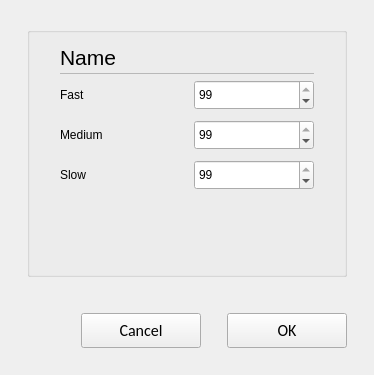
<?xml version="1.0" encoding="UTF-8"?>
<ui version="4.0">
 <class>C_SyvDaDashboardSettings</class>
 <widget class="QWidget" name="C_SyvDaDashboardSettings">
  <property name="geometry">
   <rect>
    <x>0</x>
    <y>0</y>
    <width>374</width>
    <height>375</height>
   </rect>
  </property>
  <property name="windowTitle">
   <string>Form</string>
  </property>
  <layout class="QVBoxLayout" name="verticalLayout_3">
   <property name="leftMargin">
    <number>27</number>
   </property>
   <property name="topMargin">
    <number>27</number>
   </property>
   <property name="rightMargin">
    <number>27</number>
   </property>
   <property name="bottomMargin">
    <number>0</number>
   </property>
   <item>
    <widget class="QGroupBox" name="pc_GroupBoxGeneral">
     <property name="styleRole" stdset="0">
      <string>default</string>
     </property>
     <property name="title">
      <string/>
     </property>
     <layout class="QHBoxLayout" name="horizontalLayout_2">
      <property name="leftMargin">
       <number>30</number>
      </property>
      <property name="rightMargin">
       <number>30</number>
      </property>
      <property name="bottomMargin">
       <number>13</number>
      </property>
      <item>
       <layout class="QVBoxLayout" name="verticalLayout_2" stretch="0,0,0,0,0,1">
        <property name="spacing">
         <number>0</number>
        </property>
        <property name="sizeConstraint">
         <enum>QLayout::SetMinimumSize</enum>
        </property>
        <item>
         <layout class="QHBoxLayout" name="horizontalLayout_3" stretch="0,1">
          <property name="spacing">
           <number>6</number>
          </property>
          <item>
           <widget class="stw::opensyde_gui_elements::C_OgeLabContextMenuBase" name="pc_LabelHeading">
            <property name="styleRole" stdset="0">
             <string>heading-group-bold</string>
            </property>
            <property name="minimumSize">
             <size>
              <width>0</width>
              <height>30</height>
             </size>
            </property>
            <property name="maximumSize">
             <size>
              <width>16777215</width>
              <height>30</height>
             </size>
            </property>
            <property name="font">
             <font>
              <family>Segoe UI</family>
              <pointsize>16</pointsize>
             </font>
            </property>
            <property name="text">
             <string>Name</string>
            </property>
           </widget>
          </item>
          <item>
           <spacer name="horizontalSpacer_6">
            <property name="orientation">
             <enum>Qt::Horizontal</enum>
            </property>
            <property name="sizeHint" stdset="0">
             <size>
              <width>40</width>
              <height>1</height>
             </size>
            </property>
           </spacer>
          </item>
         </layout>
        </item>
        <item>
         <layout class="QHBoxLayout" name="horizontalLayout_16" stretch="1">
          <property name="spacing">
           <number>0</number>
          </property>
          <property name="topMargin">
           <number>1</number>
          </property>
          <property name="bottomMargin">
           <number>0</number>
          </property>
          <item>
           <widget class="stw::opensyde_gui_elements::C_OgeFraSeparator" name="frame">
            <property name="minimumSize">
             <size>
              <width>0</width>
              <height>1</height>
             </size>
            </property>
            <property name="maximumSize">
             <size>
              <width>16777215</width>
              <height>1</height>
             </size>
            </property>
            <property name="frameShape">
             <enum>QFrame::StyledPanel</enum>
            </property>
            <property name="frameShadow">
             <enum>QFrame::Raised</enum>
            </property>
           </widget>
          </item>
         </layout>
        </item>
        <item>
         <layout class="QHBoxLayout" name="pc_HorizontalLayout_Size" stretch="0,0,0">
          <property name="topMargin">
           <number>1</number>
          </property>
          <item>
           <widget class="stw::opensyde_gui_elements::C_OgeLabToolTipBase" name="pc_LabelFast">
            <property name="styleRole" stdset="0">
             <string>group-item</string>
            </property>
            <property name="minimumSize">
             <size>
              <width>0</width>
              <height>40</height>
             </size>
            </property>
            <property name="maximumSize">
             <size>
              <width>16777215</width>
              <height>40</height>
             </size>
            </property>
            <property name="text">
             <string>Fast</string>
            </property>
           </widget>
          </item>
          <item>
           <spacer name="horizontalSpacer_12">
            <property name="orientation">
             <enum>Qt::Horizontal</enum>
            </property>
            <property name="sizeHint" stdset="0">
             <size>
              <width>40</width>
              <height>1</height>
             </size>
            </property>
           </spacer>
          </item>
          <item>
           <widget class="stw::opensyde_gui_elements::C_OgeSpxToolTipBase" name="pc_SpinBoxFast">
           <property name="styleRole" stdset="0">
            <string>spx-number</string>
           </property>
            <property name="minimumSize">
             <size>
              <width>120</width>
              <height>30</height>
             </size>
            </property>
            <property name="maximumSize">
             <size>
              <width>120</width>
              <height>30</height>
             </size>
            </property>
            <property name="accelerated">
             <bool>true</bool>
            </property>
            <property name="correctionMode">
             <enum>QAbstractSpinBox::CorrectToPreviousValue</enum>
            </property>
            <property name="showGroupSeparator" stdset="0">
             <bool>true</bool>
            </property>
            <property name="value">
             <number>99</number>
            </property>
           </widget>
          </item>
         </layout>
        </item>
        <item>
         <layout class="QHBoxLayout" name="pc_HorizontalLayout_Size_2" stretch="0,1,0">
          <item>
           <widget class="stw::opensyde_gui_elements::C_OgeLabToolTipBase" name="pc_LabelMedium">
            <property name="styleRole" stdset="0">
             <string>group-item</string>
            </property>
            <property name="minimumSize">
             <size>
              <width>0</width>
              <height>40</height>
             </size>
            </property>
            <property name="maximumSize">
             <size>
              <width>16777215</width>
              <height>40</height>
             </size>
            </property>
            <property name="text">
             <string>Medium</string>
            </property>
           </widget>
          </item>
          <item>
           <spacer name="horizontalSpacer_13">
            <property name="orientation">
             <enum>Qt::Horizontal</enum>
            </property>
            <property name="sizeHint" stdset="0">
             <size>
              <width>40</width>
              <height>1</height>
             </size>
            </property>
           </spacer>
          </item>
          <item>
           <widget class="stw::opensyde_gui_elements::C_OgeSpxToolTipBase" name="pc_SpinBoxMedium">
           <property name="styleRole" stdset="0">
            <string>spx-number</string>
           </property>
            <property name="minimumSize">
             <size>
              <width>120</width>
              <height>30</height>
             </size>
            </property>
            <property name="maximumSize">
             <size>
              <width>120</width>
              <height>30</height>
             </size>
            </property>
            <property name="accelerated">
             <bool>true</bool>
            </property>
            <property name="correctionMode">
             <enum>QAbstractSpinBox::CorrectToPreviousValue</enum>
            </property>
            <property name="showGroupSeparator" stdset="0">
             <bool>true</bool>
            </property>
            <property name="value">
             <number>99</number>
            </property>
           </widget>
          </item>
         </layout>
        </item>
        <item>
         <layout class="QHBoxLayout" name="pc_HorizontalLayout_Size_3" stretch="0,0,0">
          <item>
           <widget class="stw::opensyde_gui_elements::C_OgeLabToolTipBase" name="pc_LabelSlow">
            <property name="styleRole" stdset="0">
             <string>group-item</string>
            </property>
            <property name="minimumSize">
             <size>
              <width>0</width>
              <height>40</height>
             </size>
            </property>
            <property name="maximumSize">
             <size>
              <width>16777215</width>
              <height>40</height>
             </size>
            </property>
            <property name="text">
             <string>Slow</string>
            </property>
           </widget>
          </item>
          <item>
           <spacer name="horizontalSpacer_14">
            <property name="orientation">
             <enum>Qt::Horizontal</enum>
            </property>
            <property name="sizeHint" stdset="0">
             <size>
              <width>40</width>
              <height>1</height>
             </size>
            </property>
           </spacer>
          </item>
          <item>
           <widget class="stw::opensyde_gui_elements::C_OgeSpxToolTipBase" name="pc_SpinBoxSlow">
           <property name="styleRole" stdset="0">
            <string>spx-number</string>
           </property>
            <property name="minimumSize">
             <size>
              <width>120</width>
              <height>30</height>
             </size>
            </property>
            <property name="maximumSize">
             <size>
              <width>120</width>
              <height>30</height>
             </size>
            </property>
            <property name="accelerated">
             <bool>true</bool>
            </property>
            <property name="correctionMode">
             <enum>QAbstractSpinBox::CorrectToPreviousValue</enum>
            </property>
            <property name="showGroupSeparator" stdset="0">
             <bool>true</bool>
            </property>
            <property name="value">
             <number>99</number>
            </property>
           </widget>
          </item>
         </layout>
        </item>
        <item>
         <spacer name="verticalSpacer_7">
          <property name="orientation">
           <enum>Qt::Vertical</enum>
          </property>
          <property name="sizeHint" stdset="0">
           <size>
            <width>20</width>
            <height>40</height>
           </size>
          </property>
         </spacer>
        </item>
       </layout>
      </item>
     </layout>
    </widget>
   </item>
   <item>
    <spacer name="verticalSpacer_3">
     <property name="orientation">
      <enum>Qt::Vertical</enum>
     </property>
     <property name="sizeType">
      <enum>QSizePolicy::Fixed</enum>
     </property>
     <property name="sizeHint" stdset="0">
      <size>
       <width>20</width>
       <height>30</height>
      </size>
     </property>
    </spacer>
   </item>
   <item>
    <layout class="QHBoxLayout" name="horizontalLayout_7">
     <item>
      <spacer name="horizontalSpacer_3">
       <property name="orientation">
        <enum>Qt::Horizontal</enum>
       </property>
       <property name="sizeHint" stdset="0">
        <size>
         <width>40</width>
         <height>20</height>
        </size>
       </property>
      </spacer>
     </item>
     <item>
      <widget class="QPushButton" name="pc_PushButtonCancel">
       <property name="styleRole" stdset="0">
        <string>cancel</string>
       </property>
       <property name="minimumSize">
        <size>
         <width>120</width>
         <height>35</height>
        </size>
       </property>
       <property name="maximumSize">
        <size>
         <width>120</width>
         <height>35</height>
        </size>
       </property>
       <property name="font">
        <font>
         <family>Calibri</family>
         <pointsize>12</pointsize>
        </font>
       </property>
       <property name="text">
        <string>Cancel</string>
       </property>
      </widget>
     </item>
     <item>
      <spacer name="horizontalSpacer_4">
       <property name="orientation">
        <enum>Qt::Horizontal</enum>
       </property>
       <property name="sizeType">
        <enum>QSizePolicy::Fixed</enum>
       </property>
       <property name="sizeHint" stdset="0">
        <size>
         <width>20</width>
         <height>20</height>
        </size>
       </property>
      </spacer>
     </item>
     <item>
      <widget class="QPushButton" name="pc_PushButtonOk">
       <property name="styleRole" stdset="0">
        <string>dialog</string>
       </property>
       <property name="minimumSize">
        <size>
         <width>120</width>
         <height>35</height>
        </size>
       </property>
       <property name="maximumSize">
        <size>
         <width>120</width>
         <height>35</height>
        </size>
       </property>
       <property name="font">
        <font>
         <family>Calibri</family>
         <pointsize>12</pointsize>
        </font>
       </property>
       <property name="text">
        <string>OK</string>
       </property>
      </widget>
     </item>
    </layout>
   </item>
   <item>
    <spacer name="verticalSpacer_4">
     <property name="orientation">
      <enum>Qt::Vertical</enum>
     </property>
     <property name="sizeType">
      <enum>QSizePolicy::Fixed</enum>
     </property>
     <property name="sizeHint" stdset="0">
      <size>
       <width>20</width>
       <height>27</height>
      </size>
     </property>
    </spacer>
   </item>
  </layout>
 </widget>
 <customwidgets>
  <customwidget>
   <class>stw::opensyde_gui_elements::C_OgeLabContextMenuBase</class>
   <extends>QLabel</extends>
   <header>C_OgeLabContextMenuBase.hpp</header>
  </customwidget>
  <customwidget>
   <class>stw::opensyde_gui_elements::C_OgeFraSeparator</class>
   <extends>QFrame</extends>
   <header>C_OgeFraSeparator.hpp</header>
   <container>1</container>
  </customwidget>
  <customwidget>
   <class>stw::opensyde_gui_elements::C_OgeLabToolTipBase</class>
   <extends>QLabel</extends>
   <header>C_OgeLabToolTipBase.hpp</header>
  </customwidget>
  <customwidget>
   <class>stw::opensyde_gui_elements::C_OgeSpxToolTipBase</class>
   <extends>QSpinBox</extends>
   <header>C_OgeSpxToolTipBase.hpp</header>
  </customwidget>
  <customwidget>

  </customwidget>
 </customwidgets>
 <resources/>
 <connections/>
</ui>
